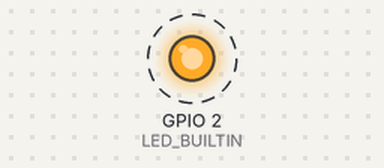
The program below on a simulated ESP8266 (NodeMCU). Parts: output pins drawn as LEDs (lit = HIGH, except the on-board LED, lit = LOW). Dashed ring = blinking. WiFi joins after 1.5 s; servers stay silent unless stated; storage starts empty; random numbers use the default seed unless the program sets one; EEPROM starts erased.

Above: at 0.5 s.
Timing chart, 0 to 4.6 s (numbered marks = the images above):
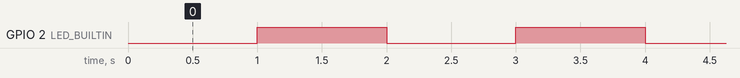

Measured:
- by itself, GPIO 2 (LED_BUILTIN): alternates HIGH for 1.0 s and LOW for 1.0 s

The program:

main.cpp
```cpp
#include "Arduino.h"
#include "EEPROM.h"
#include "LittleFS.h"

// App includes
#include "Core.h"
#include "Settings.h"
#include "Utils.h"
#include "Wifi.h"

#define LOOP_DELAY 10

/**
 * Starts all the services needed for the device to operate
 */
void setup() {
  Serial.begin(115200);
  EEPROM.begin(22);
  LittleFS.begin();

  pinMode(LED_BUILTIN, OUTPUT);

  setupWifi();
  setupSettings();
}

/*
 * Handles loopy things.
 */
void loop() {
  static unsigned long lastChangeTime = 0;
  static bool ledState = false;

  if (millis() - lastChangeTime >= 1000) {
    lastChangeTime = millis();
    ledState = !ledState;

    digitalWrite(LED_BUILTIN, ledState ? HIGH : LOW);
  }
}
```

Core.h
```cpp
#ifndef CORE_MODULE_H
#define CORE_MODULE_H

#define FIRMWARE_VERSION "20230428-001"
#define ONE_SECOND 1000
#define USER_AGENT                                                    \
  "Mozilla/5.0 (Windows NT 10.0; Win64; x64; rv:109) Gecko/20100101 " \
  "Firefox/112.0"

/**
 * Generated id using across the application.
 */
typedef char uid[21];

#endif
```

Utils.h
```cpp
#ifndef UTILS_MODULE_H
#define UTILS_MODULE_H

#include "Core.h"

/**
 * @see generateId()
 */
void generateId(uid id);

#endif
```

Wifi.h
```cpp
#ifndef WIFI_MODULE_H
#define WIFI_MODULE_H

/**
 * @see setupWifi()
 */
void setupWifi();

/**
 * @see createAccessPoint();
 */
void createAccessPoint();

/**
 * @see connectToWifi();
 */
void connectToWifi();

#endif
```

Utils.cpp
```cpp
#include "Arduino.h"

// Module includes
#include "Core.h"
#include "Utils.h"

/**
 * Generates an unique identifier by generating 20 random bytes and using them
 * to select characters from a list of 62 characters (a-z, A-Z, and 0-9). The
 * generated ID is stored in the provided `id` array, which must have a length
 * of at least 21 bytes to accommodate the null terminator.
 *
 * @param id where the generated ID will be stored
 */
void generateId(uid id) {
  byte values[20];

  for (int index = 0; index < 20; index++) {
    values[index] = random(0, 255);
  }

  char alphabet[] =
      "abcdefghijklmnopqrstuvwxyzABCDEFGHIJKLMNOPQRSTUVWXYZ0123456789";

  for (int index = 0; index < 20; index++) {
    id[index] = alphabet[values[index] % 62];
  }

  id[20] = '\0';
}
```

Wifi.cpp
```cpp
// Lib includes
#include <Arduino.h>
#include <ESP8266WiFi.h>

// Module includes
#include "Wifi.h"
#include "Settings.h"
#include "Utils.h"

/**
 * Setup all the things related to WiFi.
 */
void setupWifi() {
  WiFi.mode(WIFI_AP_STA);

  createAccessPoint();
  connectToWifi();
}

/**
 * Creates an access point with the default SID and IP address.
 *
 * @param none
 * @return none
 */
void createAccessPoint() {
  uid deviceId = {0};
  getDeviceId(deviceId);

  char accessPointName[11] = "Via-";
  strncat(accessPointName, deviceId, 6);

  WiFi.softAP(accessPointName);
  IPAddress ip(192, 168, 68, 1);
  IPAddress gateway(192, 168, 68, 1);
  IPAddress subnet(255, 255, 255, 0);

  WiFi.softAPConfig(ip, gateway, subnet);
}

/**
 * Attempts to connect to the WIFI. It has an optional timeout parameter
 * which sets the maximum time (in milliseconds) that the function will
 * attempt to connect before giving up.
 *
 * @param timeout The time (in milliseconds) to attempt to connect before giving up.
 * @return None
 */
void connectToWifi() {
  char* wifiSsid = {0};
  char* wifiPassword = {0};

  getSetting(SETTING_WIFI_SSID, wifiSsid);
  getSetting(SETTING_WIFI_PASSWORD, wifiPassword);

  if (strlen(wifiSsid) == 0) {
    return;
  }

  WiFi.begin(wifiSsid, wifiPassword);
}
```

Settings.h
```cpp
#ifndef SETTINGS_MODULE_H
#define SETTINGS_MODULE_H

// Definitions
#define SETTINGS_FILE_PATH "/settings.json"
#define SETTING_WIFI_SSID "wifiSsid"
#define SETTING_WIFI_PASSWORD "wifiPassword"

// App includes
#include "Core.h"

/**
 * @see setupSettings()
 */
void setupSettings();

/**
 * @see isSettingKeyValid()
 */
void getDeviceId(uid id);

/**
 * @see isSettingKeyValid()
 */
bool isSettingKeyValid(const char* key);

/**
 * @see setSetting()
 */
bool setSetting(const char* key, const char* value, bool save = true);

/**
 * @see getSetting()
 */
void getSetting(const char* key, char* value);

/**
 * @see saveSettings()
 */
bool saveSettings();

/**
 * @see getSetting()
 */
void loadSettings();

#endif
```

Settings.cpp
```cpp
// Lib includes
#include "Arduino.h"
#include "ArduinoJson.h"
#include "EEPROM.h"
#include "LittleFS.h"

// Module includes
#include "Settings.h"
#include "Utils.h"

uid cachedDeviceId = {0};
StaticJsonDocument<256> cachedSettings;

/**
 * Setups anything related to settings.
 */
void setupSettings() { loadSettings(); }

/**
 * Gets the device ID stored in EEPROM, or generates a new one if not found.
 * If a cached device id exists, returns it instead of querying EEPROM.
 *
 * @param deviceId for this specific device
 */
void getDeviceId(uid deviceId) {
  if (strcmp(cachedDeviceId, "") > 0) {
    strcpy(deviceId, cachedDeviceId);

    return;
  }

  char deviceIdIsSaved = 0;

  EEPROM.get(0, deviceIdIsSaved);
  EEPROM.get(1, cachedDeviceId);

  if (deviceIdIsSaved != 1) {
    generateId(cachedDeviceId);

    EEPROM.put(0, 1);
    EEPROM.put(1, cachedDeviceId);
    EEPROM.commit();
  }

  strcpy(deviceId, cachedDeviceId);
}

/**
 * Checks whether the passed settink key is valid or not.
 *
 * @param key to be verified
 */
bool isSettingKeyValid(const char* key) {
  return strcmp(key, SETTING_WIFI_SSID) == 0 ||
         strcmp(key, SETTING_WIFI_PASSWORD) == 0;
}

/**
 * Sets a setting by key and value.
 *
 * @param key to be set
 * @param value to be set
 * @param save whether the setting should be saved or not
 * @return true if the setting was saved successfully, false otherwise.
 */
bool setSetting(const char* key, const char* value, bool save) {
  if (isSettingKeyValid(key)) {
    cachedSettings[key] = value;

    if (save) {
      return saveSettings();
    }

    return false;
  }

  return false;
}

/**
 * Gets a setting by key.
 *
 * @param key to be queried
 * @param value to be filled
 * @return a char string value
 */
void getSetting(const char* key, char* value) {
  if (cachedSettings.containsKey(key)) {
    strcpy(value, cachedSettings[key]);
  }
}

/**
 * This function loads the device's settings from a JSON file stored in the
 * file system. If the file is not found or there is an error while
 * deserializing the file, default settings are used instead.
 */
void loadSettings() {
  if (!LittleFS.exists(SETTINGS_FILE_PATH)) {
    return;
  }

  auto settingsFile = LittleFS.open(SETTINGS_FILE_PATH, "r");

  if (!settingsFile) {
    return;
  }

  deserializeJson(cachedSettings, settingsFile);
  settingsFile.close();

  String jsonContent;
  serializeJson(cachedSettings, jsonContent);
}

/**
 * Saves the settings to the file system.
 *
 * @return true if the settings were saved successfully, false otherwise.
 */
bool saveSettings() {
  auto settingsFile = LittleFS.open(SETTINGS_FILE_PATH, "w");

  if (!settingsFile) {
    return false;
  }

  String jsonContent;
  serializeJson(cachedSettings, jsonContent);

  settingsFile.print(jsonContent);
  settingsFile.close();

  return true;
}
```
